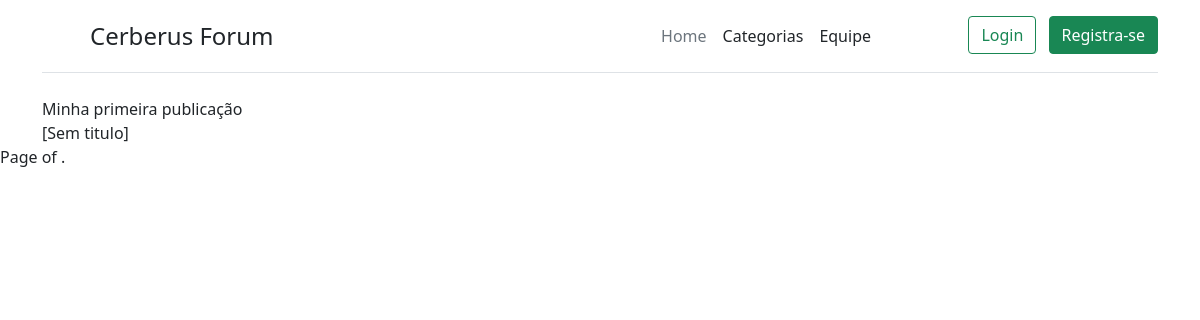
Before: /publication/publication-list/ with the older database file.
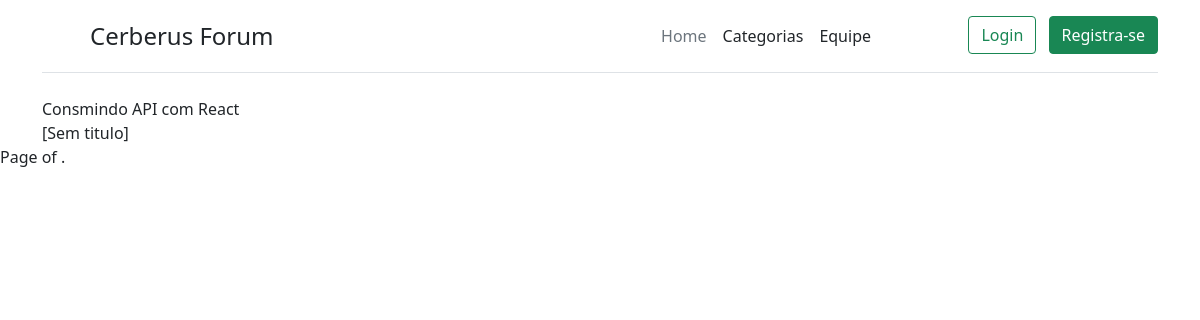
After: the same page with the newer database file.
### apps/publications/models.py (models this page shows, shortened)
class Publication(models.Model):
    title = models.CharField(max_length=90, default='[Sem titulo]')
    bio = models.TextField(max_length=15000)
    author = models.ForeignKey(Author, blank=True, null=True, on_delete=models.SET_NULL)
    category = models.ForeignKey(Category, blank=True, null=True, on_delete=models.SET_NULL)
    date_create = models.DateField(default=datetime.datetime.today)
    photo = models.FileField(upload_to='', blank=True, null=True)

### apps/publications/views.py (the view)
# urls.py: path('publication-list/', PublicationList.as_view(), name='pub_list'),
class PublicationList(ListView):
    model = Publication
    paginate_by = 2

### apps/publications/templates/publications/publication_list.html (shortened to what this page needs)
{% extends "base.html"%}
{% load static %}
{% block links %}
<link rel="stylesheet" href="{% static 'general.css' %}">
{% endblock %}
{% block navbar %}
    {% include 'navbar.html' %}
{% endblock %}
{%  block main %}
<div class="container">
    {% for obj in publication_list %}
    {{ obj.title }}<br>
    {% endfor %}
</div>
<div class="pagination">
    <span class="step-links">
        <span class="current">
            Page {{ pagination.number }} of {{ pagination.paginator.num_pages }}.
        </span>
    </span>
</div>
{% endblock %}

### templates/base.html (shortened to what this page needs)
{% load static %}
<!DOCTYPE html>
<html lang="pt-br">
<head>
    <link rel="stylesheet" href="{% static 'general.css' %}">
    <link rel="stylesheet" href="https://cdn.jsdelivr.net/npm/bootstrap@5.0.1/dist/css/bootstrap.min.css">
    {% block links %}{% endblock %}
</head>
<body >
    {% block navbar %}
    {% endblock %}
    {% block main %}
    {% endblock %}
</body>
</html>

### templates/navbar.html (shortened to what this page needs)
<div class="container">
  <header class="d-flex flex-wrap justify-content-center py-3 mb-4 border-bottom">
    <a href="{% url 'homepage' %}" class="d-flex align-items-center mb-3 mb-md-0 me-md-auto text-dark text-decoration-none">
      <svg class="bi me-2" width="40" height="32"><use xlink:href="#bootstrap"/></svg>
      <span class="fs-4">Cerberus Forum</span>
    </a>
    <ul class="nav nav-pills">
      <li><a href="{% url 'homepage' %}" class="nav-link px-2 link-secondary">Home</a></li>
      <li><a href="{% url 'category_list' %}" class="nav-link px-2 link-dark">Categorias</a></li>
      <li><a href="#" class="nav-link px-2 link-dark">Equipe</a></li>
    </ul>
    {% if not user.is_authenticated  %}
    <div class="col-md-3 text-end">
      <a href="{% url 'login' %}" class="btn btn-outline-success me-2">Login</a>
      <a href="{% url 'register' %}" class="btn btn-success">Registra-se</a>
    </div>
  {% endif  %}
  </header>
</div>

Changed rows visible on the page:
removed Publication: title "Minha primeira publicação"
added Publication: title "Consmindo API com React"
